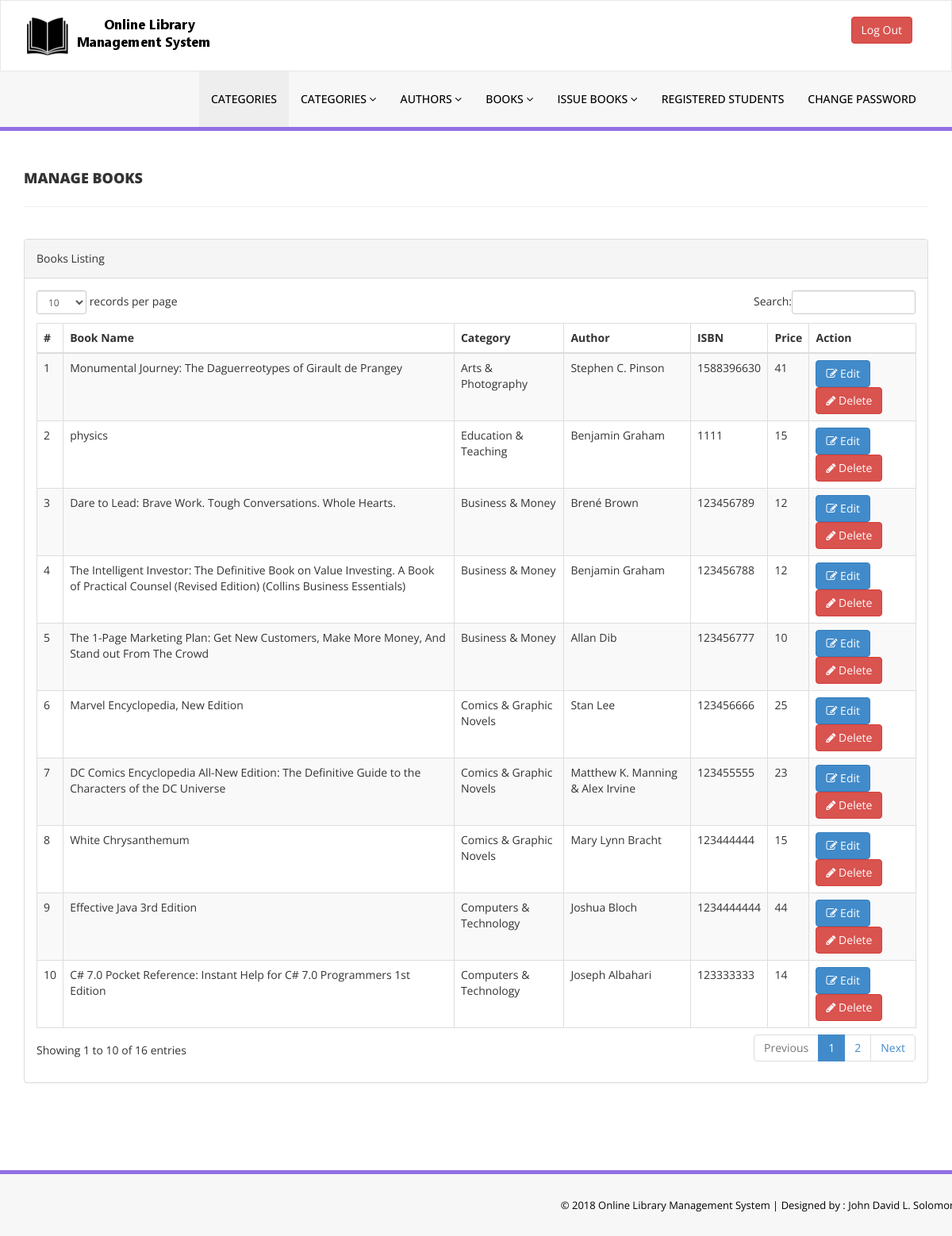
Page /php/admin/manage-books.php (signed in) on the committed database.
### tables this page shows
CREATE TABLE `tblbooks` (
  `id` int(11) NOT NULL,
  `BookName` varchar(255) DEFAULT NULL,
  `CatId` int(11) DEFAULT NULL,
  `AuthorId` int(11) DEFAULT NULL,
  `ISBNNumber` int(11) DEFAULT NULL,
  `BookPrice` int(11) DEFAULT NULL,
  `RegDate` timestamp NULL DEFAULT CURRENT_TIMESTAMP,
  `UpdationDate` timestamp NULL DEFAULT NULL ON UPDATE CURRENT_TIMESTAMP
);

CREATE TABLE `tblcategory` (
  `id` int(11) NOT NULL,
  `CategoryName` varchar(150) DEFAULT NULL,
  `Status` int(1) DEFAULT NULL,
  `CreationDate` timestamp NULL DEFAULT CURRENT_TIMESTAMP,
  `UpdationDate` timestamp NULL DEFAULT '0000-00-00 00:00:00' ON UPDATE CURRENT_TIMESTAMP
);

CREATE TABLE `tblauthors` (
  `id` int(11) NOT NULL,
  `AuthorName` varchar(159) DEFAULT NULL,
  `creationDate` timestamp NULL DEFAULT CURRENT_TIMESTAMP,
  `UpdationDate` timestamp NULL DEFAULT NULL ON UPDATE CURRENT_TIMESTAMP
);

### php/admin/manage-books.php (the view, shortened to what this page needs)
<?php
include('includes/config.php');
if(strlen($_SESSION['alogin'])==0)
    {
header('location:index.php');
}
else{
    ?>
<!DOCTYPE html>
<html xmlns="http://www.w3.org/1999/xhtml">
<head>
    <link href="assets/css/bootstrap.css" rel="stylesheet" />
    <link href="assets/css/font-awesome.css" rel="stylesheet" />
    <link href="assets/js/dataTables/dataTables.bootstrap.css" rel="stylesheet" />
    <link href="assets/css/style.css" rel="stylesheet" />
</head>
<body>
<?php include('includes/header.php');?>
    <div class="content-wrapper">
         <div class="container">
        <div class="row pad-botm">
            <div class="col-md-12">
                <h4 class="header-line">Manage Books</h4>
    </div>
     <div class="row">
</div>
        </div>
            <div class="row">
                <div class="col-md-12">
                    <div class="panel panel-default">
                        <div class="panel-heading">
                           Books Listing
                        </div>
                        <div class="panel-body">
                            <div class="table-responsive">
                                <table class="table table-striped table-bordered table-hover" id="dataTables-example">
                                    <thead>
                                        <tr>
                                            <th>#</th>
                                            <th>Book Name</th>
                                            <th>Category</th>
                                            <th>Author</th>
                                            <th>ISBN</th>
                                            <th>Price</th>
                                            <th>Action</th>
                                        </tr>
                                    </thead>
                                    <tbody>
<?php $sql = "SELECT tblbooks.BookName,tblcategory.CategoryName,tblauthors.AuthorName,tblbooks.ISBNNumber,tblbooks.BookPrice,tblbooks.id as bookid from  tblbooks join tblcategory on tblcategory.id=tblbooks.CatId join tblauthors on tblauthors.id=tblbooks.AuthorId";
$query = $dbh -> prepare($sql);
$query->execute();
$results=$query->fetchAll(PDO::FETCH_OBJ);
$cnt=1;
if($query->rowCount() > 0)
{
foreach($results as $result)
{               ?>
                                        <tr class="odd gradeX">
                                            <td class="center"><?php echo htmlentities($cnt);?></td>
                                            <td class="center"><?php echo htmlentities($result->BookName);?></td>
                                            <td class="center"><?php echo htmlentities($result->CategoryName);?></td>
                                            <td class="center"><?php echo htmlentities($result->AuthorName);?></td>
                                            <td class="center"><?php echo htmlentities($result->ISBNNumber);?></td>
                                            <td class="center"><?php echo htmlentities($result->BookPrice);?></td>
                                            <td class="center">
                                            <a href="edit-book.php?bookid=<?php echo htmlentities($result->bookid);?>"><button class="btn btn-primary"><i class="fa fa-edit "></i> Edit</button>
                                          <a href="manage-books.php?del=<?php echo htmlentities($result->bookid);?>" onclick="return confirm('Are you sure you want to delete?');"" >  <button class="btn btn-danger"><i class="fa fa-pencil"></i> Delete</button>
                                            </td>
                                        </tr>
 <?php $cnt=$cnt+1;}} ?>
                                    </tbody>
                                </table>
                            </div>
                        </div>
                    </div>
                </div>
            </div>
    </div>
    </div>
  <?php include('includes/footer.php');?>
</body>
</html>
<?php } ?>

### php/admin/assets/css/style.css (style rules this page uses)
.content-wrapper { margin-top: 40px; min-height:800px; padding-bottom:90px; }
.header-line { font-weight:900; padding-bottom:25px; border-bottom:1px solid #eeeeee; text-transform:uppercase; }
.pad-botm { padding-bottom:30px; }

### rows in the picture
tblbooks: BookName "Monumental Journey: The Daguerreotypes of Girault de Prangey", tblcategory.CategoryName "Arts & Photography", AuthorId.AuthorName "Stephen C. Pinson", ISBNNumber "1588396630", BookPrice "41"
tblbooks: BookName "physics", tblcategory.CategoryName "Education & Teaching", AuthorId.AuthorName "Benjamin Graham", ISBNNumber "1111", BookPrice "15"
tblbooks: BookName "Dare to Lead: Brave Work. Tough Conversations. Whole Hearts.", tblcategory.CategoryName "Business & Money", AuthorId.AuthorName "Brené Brown", ISBNNumber "123456789", BookPrice "12"
tblbooks: BookName "The Intelligent Investor: The Definitive Book on Value Investing. A Book of Practical Counsel (Revised Edition) (Collins Business Essentials)", tblcategory.CategoryName "Business & Money", AuthorId.AuthorName "Benjamin Graham", ISBNNumber "123456788", BookPrice "12"
tblbooks: BookName "The 1-Page Marketing Plan: Get New Customers, Make More Money, And Stand out From The Crowd", tblcategory.CategoryName "Business & Money", AuthorId.AuthorName "Allan Dib", ISBNNumber "123456777", BookPrice "10"
tblbooks: BookName "Marvel Encyclopedia, New Edition", tblcategory.CategoryName "Comics & Graphic Novels", AuthorId.AuthorName "Stan Lee", ISBNNumber "123456666", BookPrice "25"
tblbooks: BookName "DC Comics Encyclopedia All-New Edition: The Definitive Guide to the Characters of the DC Universe", tblcategory.CategoryName "Comics & Graphic Novels", AuthorId.AuthorName "Matthew K. Manning & Alex Irvine", ISBNNumber "123455555", BookPrice "23"
tblbooks: BookName "White Chrysanthemum", tblcategory.CategoryName "Comics & Graphic Novels", AuthorId.AuthorName "Mary Lynn Bracht", ISBNNumber "123444444", BookPrice "15"
tblbooks: BookName "Effective Java 3rd Edition", tblcategory.CategoryName "Computers & Technology", AuthorId.AuthorName "Joshua Bloch", ISBNNumber "1234444444", BookPrice "44"
tblbooks: BookName "C# 7.0 Pocket Reference: Instant Help for C# 7.0 Programmers 1st Edition", tblcategory.CategoryName "Computers & Technology", AuthorId.AuthorName "Joseph Albahari", ISBNNumber "123333333", BookPrice "14"
